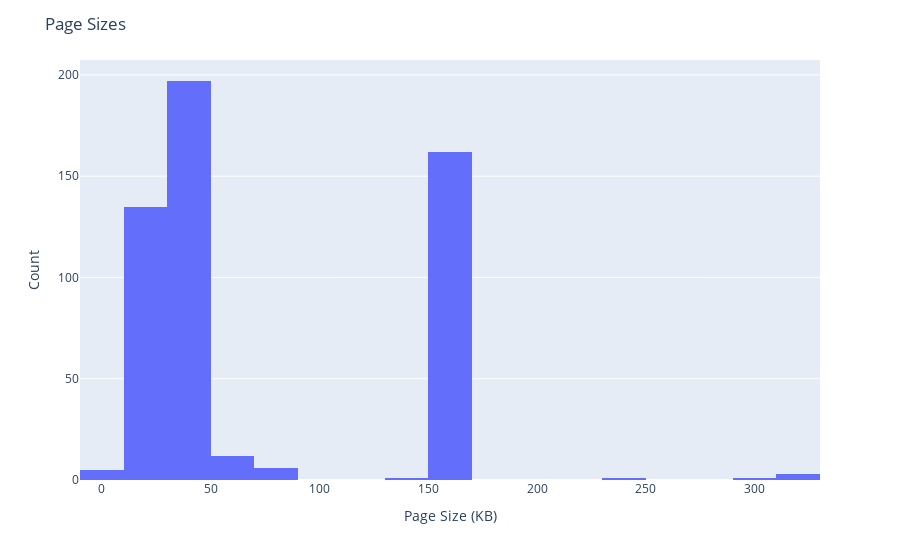

Here is the notebook cell this chart was saved with:
### Code cell
# 1. Histogram of Page Sizes
fig = px.histogram(df, x='Page Size (KB)')
fig.update_layout(title='Page Sizes', xaxis_title='Page Size (KB)', yaxis_title='Count')
fig.show()
fig.write_html('../../fam-report-site/public/Web-Analytics/page_sizes.html')

### Figure 1 — Plotly figure (JSON) as saved in the notebook; plotly's stock layout.template omitted (floating-point values rounded to 4 significant figures; data arrays with more than 128 entries replaced by an {"elided": "..."} marker saying what was removed)
{"data": [{"alignmentgroup": "True", "bingroup": "x", "hovertemplate": "Page Size (KB)=%{x}<br>count=%{y}<extra></extra>", "legendgroup": "", "marker": {"color": "#636efa", "pattern": {"shape": ""}}, "name": "", "offsetgroup": "", "orientation": "v", "showlegend": false, "type": "histogram", "x": {"elided": "523 float values"}, "xaxis": "x", "yaxis": "y"}], "layout": {"barmode": "relative", "legend": {"tracegroupgap": 0}, "margin": {"t": 60}, "title": {"text": "Page Sizes"}, "xaxis": {"anchor": "y", "domain": [0, 1], "title": {"text": "Page Size (KB)"}}, "yaxis": {"anchor": "x", "domain": [0, 1], "title": {"text": "Count"}}}}
